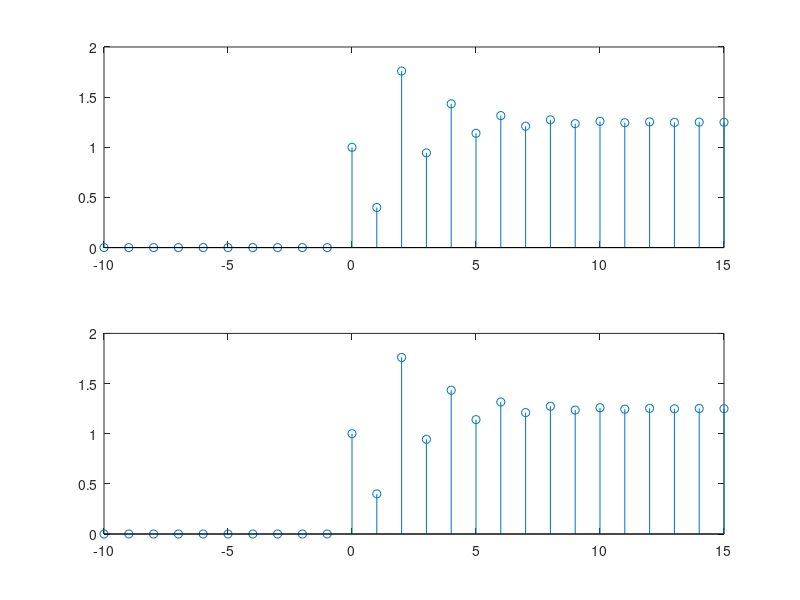

MATLAB code to generate this figure: (Note: this script raises an error after producing the figure.)
clc;
clearvars;

clc;
clearvars;

a = [1 0.6 0];
b = [1 0 1];

n = -10:15;
y1 = zeros(1, length(n));
y2 = y1;

u = [n>=0];
%itierative approad
%understand better
for i = 3:length(n)
    y1(i) = u(i) - 0.6 * y1(i-1);
    y2(i) = u(i-2)- 0.6 * y2(i-1);
end

y = y1+y2;
y_verification = filter(b,a,u);
subplot(2,1,1);
stem(n, y);
subplot(2,1,2)
stem(n, y_verification);
fig = gcf;
WinOnTop(fig, true);
